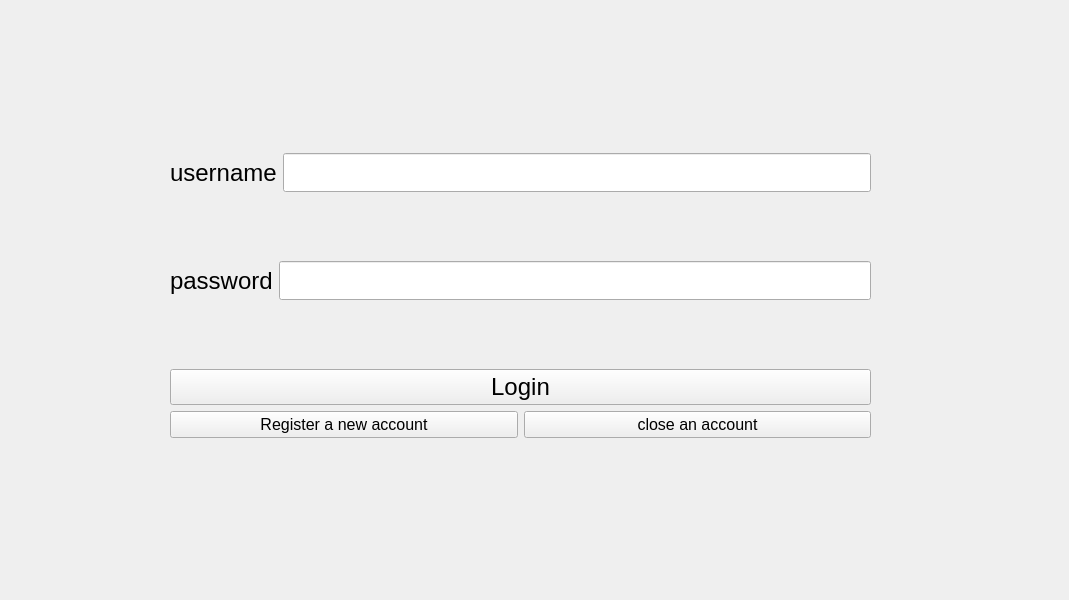
<?xml version="1.0" encoding="UTF-8"?>
<ui version="4.0">
 <class>TcpClient</class>
 <widget class="QWidget" name="TcpClient">
  <property name="geometry">
   <rect>
    <x>0</x>
    <y>0</y>
    <width>1069</width>
    <height>600</height>
   </rect>
  </property>
  <property name="font">
   <font>
    <pointsize>20</pointsize>
   </font>
  </property>
  <property name="windowTitle">
   <string>TcpClient</string>
  </property>
  <widget class="QWidget" name="layoutWidget">
   <property name="geometry">
    <rect>
     <x>170</x>
     <y>90</y>
     <width>701</width>
     <height>411</height>
    </rect>
   </property>
   <layout class="QVBoxLayout" name="verticalLayout_2">
    <item>
     <layout class="QHBoxLayout" name="horizontalLayout">
      <item>
       <widget class="QLabel" name="username_lb">
        <property name="font">
         <font>
          <pointsize>18</pointsize>
         </font>
        </property>
        <property name="text">
         <string>username</string>
        </property>
       </widget>
      </item>
      <item>
       <widget class="QLineEdit" name="username_le"/>
      </item>
     </layout>
    </item>
    <item>
     <layout class="QHBoxLayout" name="horizontalLayout_2">
      <item>
       <widget class="QLabel" name="password_lbl">
        <property name="font">
         <font>
          <pointsize>18</pointsize>
         </font>
        </property>
        <property name="text">
         <string>password</string>
        </property>
       </widget>
      </item>
      <item>
       <widget class="QLineEdit" name="password_le">
        <property name="echoMode">
         <enum>QLineEdit::EchoMode::Password</enum>
        </property>
       </widget>
      </item>
     </layout>
    </item>
    <item>
     <layout class="QVBoxLayout" name="verticalLayout">
      <item>
       <widget class="QPushButton" name="login_btn">
        <property name="font">
         <font>
          <pointsize>18</pointsize>
         </font>
        </property>
        <property name="text">
         <string>Login</string>
        </property>
       </widget>
      </item>
      <item>
       <layout class="QHBoxLayout" name="horizontalLayout_3">
        <item>
         <widget class="QPushButton" name="register_btn">
          <property name="font">
           <font>
            <pointsize>12</pointsize>
           </font>
          </property>
          <property name="text">
           <string>Register a new account</string>
          </property>
         </widget>
        </item>
        <item>
         <widget class="QPushButton" name="close_btn">
          <property name="font">
           <font>
            <pointsize>12</pointsize>
           </font>
          </property>
          <property name="text">
           <string>close an account</string>
          </property>
         </widget>
        </item>
       </layout>
      </item>
     </layout>
    </item>
   </layout>
  </widget>
 </widget>
 <resources/>
 <connections/>
</ui>
